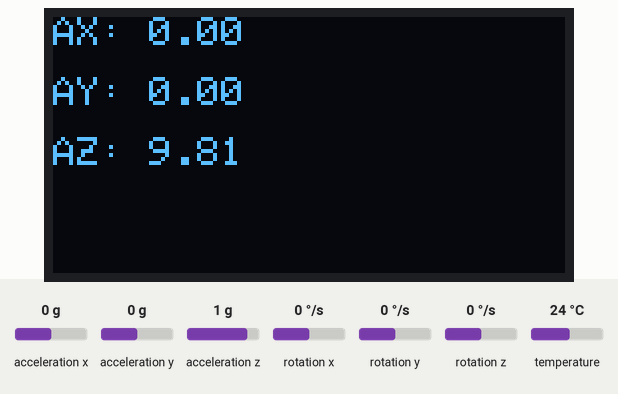
The program below on a simulated ESP32. Parts: 128×64 one-colour display. The inputs (shaded band) are chosen by the test bench; at power-on: acceleration x 0 g, acceleration y 0 g, acceleration z 1 g, rotation x 0 °/s, rotation y 0 °/s, rotation z 0 °/s, temperature 24 °C. What the program prints to the serial monitor is not drawn.

Above: at 3.3 s.
3.4 s: acceleration x set to -1.4 g
At 3.8 s:
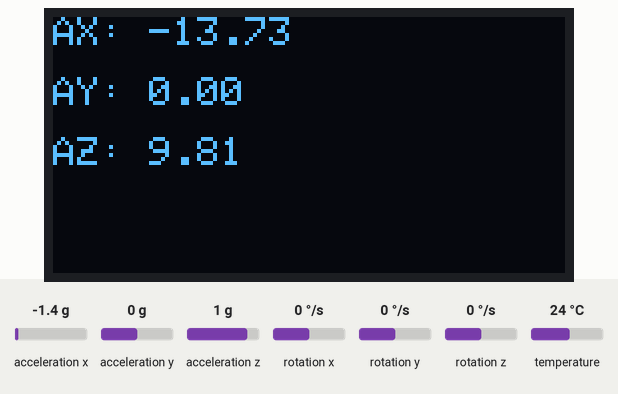
5.0 s: acceleration y set to -1.4 g
At 6.1 s:
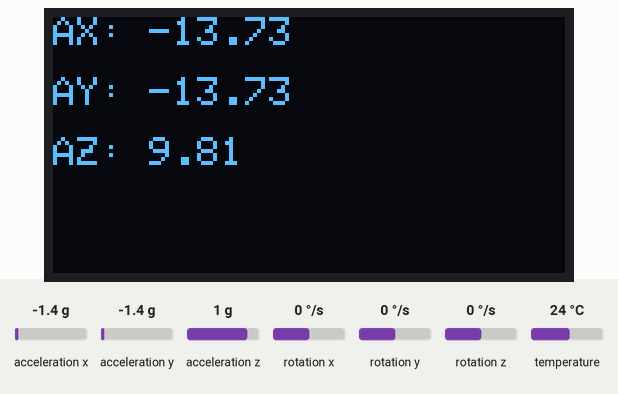
6.6 s: acceleration z set to -1.4 g
At 7.2 s:
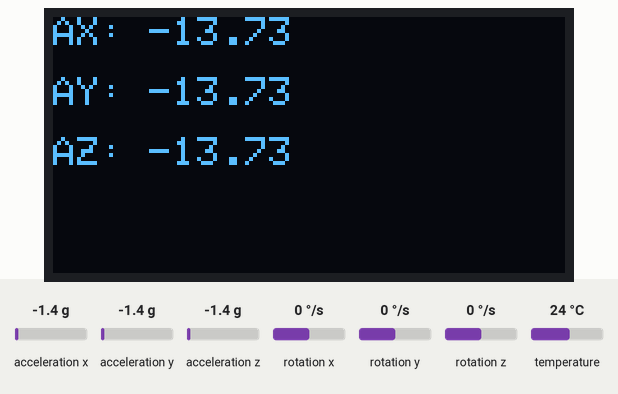
8.2 s: acceleration x set to -0.8 g
At 9.5 s:
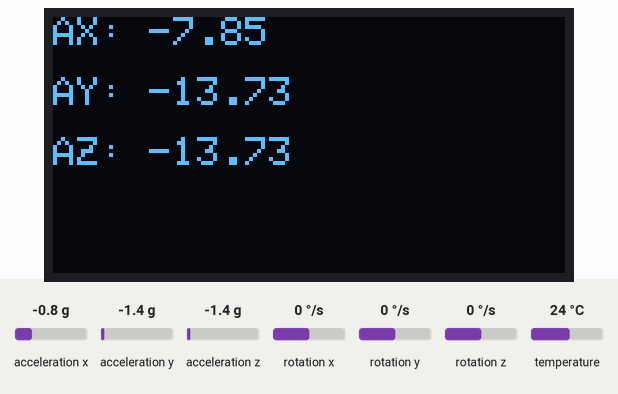
9.8 s: acceleration y set to -0.8 g
At 10.6 s:
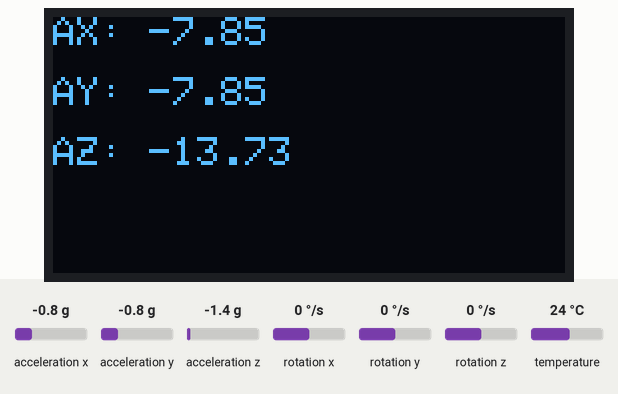
Timing chart, 0 to 12.4 s (numbered marks = the images above; inputs shaded):
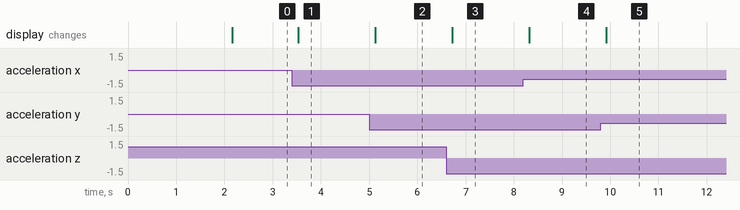

Measured:
- after the input at 3.4 s, the display: changes after 0.13 s (image 1)
- after the input at 5.0 s, the display: changes after 0.12 s (image 2)
- after the input at 6.6 s, the display: changes after 0.12 s (image 3)
- after the input at 8.2 s, the display: changes after 0.12 s (image 4)
- after the input at 9.8 s, the display: changes after 0.11 s (image 5)

The program:

main.cpp
```cpp
#include <Arduino.h>
#include <Wire.h>
#include <Adafruit_MPU6050.h>
#include <Adafruit_Sensor.h>
#include <Adafruit_GFX.h>
#include <Adafruit_SSD1306.h>

Adafruit_MPU6050 mpu;

#define SCREEN_WIDTH 128 // OLED display width, in pixels
#define SCREEN_HEIGHT 64 // OLED display height, in pixels
Adafruit_SSD1306 display(SCREEN_WIDTH, SCREEN_HEIGHT, &Wire, -1);

void setup() {
  Serial.begin(115200); // Start communication highway to PC
  Serial.begin(115200);

  // Initialize with the I2C address 0x3C (common for 0.96" OLEDs)
  if(!display.begin(SSD1306_SWITCHCAPVCC, 0x3C)) {
    Serial.println(F("SSD1306 allocation failed"));
    for(;;); // Don't proceed, loop forever
  }
  Serial.println("Display initialized");

  delay(2000);


  // Initialize the MPU6050 Sensor on default I2C pins (21 and 22)
  if (!mpu.begin()) {
    Serial.println("Failed to find GY-521/MPU6050 chip! Check wiring.");
    while (1) { delay(10); } // Stop program if sensor isn't found
  }
  Serial.println("GY-521 Sensor Ready!");

  // Set sensor settings for standard hand movements
  mpu.setAccelerometerRange(MPU6050_RANGE_8_G);
  mpu.setGyroRange(MPU6050_RANGE_500_DEG);
  mpu.setFilterBandwidth(MPU6050_BAND_21_HZ);
  delay(100);
}

void loop() {
  // Read raw tracking data from the sensor
  sensors_event_t a, g, temp;
  mpu.getEvent(&a, &g, &temp);

  // Print Acceleration data (Detects Hand Tilt & Jerks)
  Serial.print("Accel X: "); Serial.print(a.acceleration.x);
  Serial.print(" | Y: "); Serial.print(a.acceleration.y);
  Serial.print(" | Z: "); Serial.println(a.acceleration.z);

  display.clearDisplay();
  display.setTextSize(1);
  display.setTextColor(SSD1306_WHITE);

  display.setCursor(0,0);
  display.print("AX: ");
  display.println(a.acceleration.x);

  display.setCursor(0,15);
  display.print("AY: ");
  display.println(a.acceleration.y);

  display.setCursor(0,30);
  display.print("AZ: ");
  display.println(a.acceleration.z);

  display.display();

  // Print Gyroscope data (Detects Speed of Rotation/Twisting)
  // Serial.print("Gyro X: "); Serial.print(g.gyro.x);

  delay(200); // Pause briefly so the monitor screen doesn't flood

}
```
